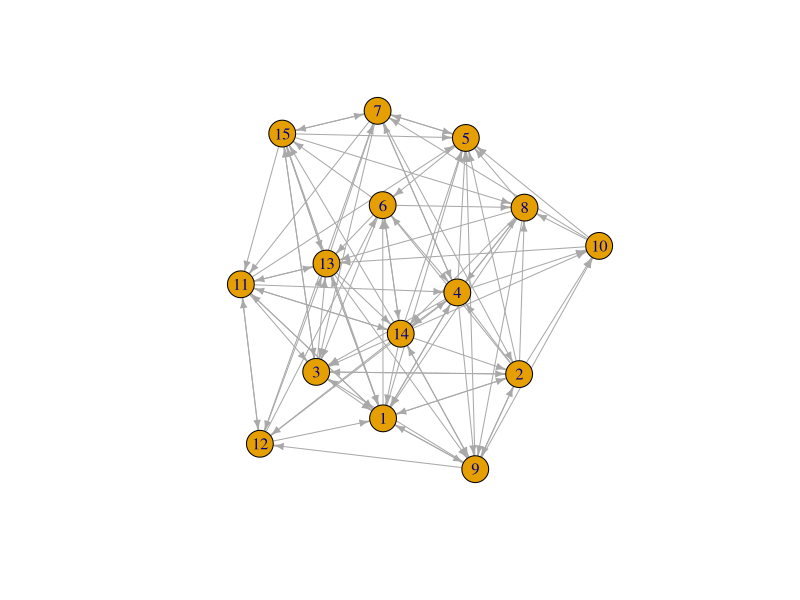
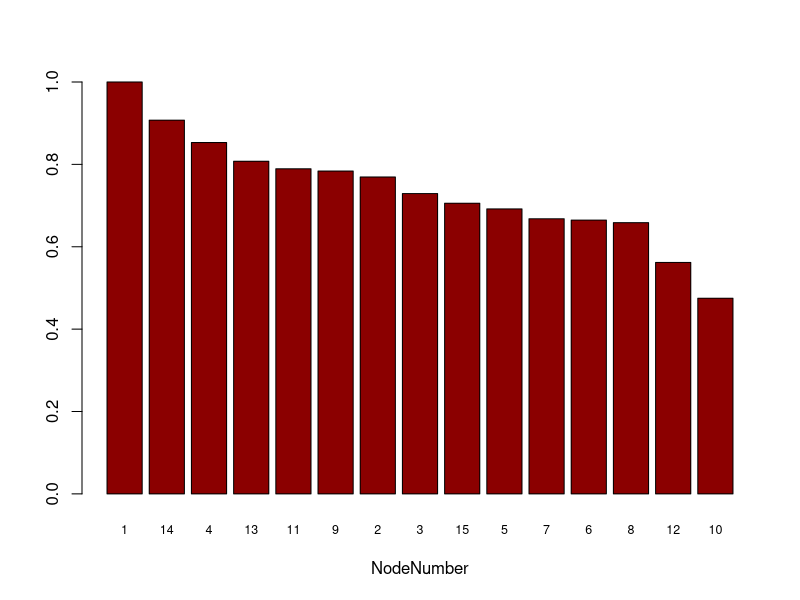

Source code (R) for these figures, in order:
library(igraph)
#FUNCTION FOR RISK INCREMENT AND DECOMP
NetRisk = function(Ri ,X) {
  S = sqrt(t(Ri) %*%X%*%Ri)
  RiskIncr = 0.5 * (X%*%Ri + t(X) %*%Ri)/S[1,1]
  RiskDecomp = RiskIncr * Ri
  result = list(S,RiskIncr ,RiskDecomp)
}

#we generate a network of 15 banks by creating a random graph.
#CREATE ADJ MATRIX
e = floor(runif(15*15)*2)
X=matrix(e,15,15)
diag(X) = 1
#GRAPH NETWORK: plot of the assets and the links with directed arrow
na = length(diag(X))
Y=X; diag(Y)=0
g = graph.adjacency(Y)
plot.igraph(g,layout=layout.fruchterman.reingold,
             edge.arrow.size=0.5,vertex.size=15,
             vertex.label=seq(1,na))
#CREATE CREDIT SCORES
Ri =matrix(floor(runif(na)*4),na,1)
Ri
#COMPUTE OVER ALL RISK SCORE AND RISK INCREMENT
res =NetRisk(Ri,X)
S = res[[1]]; print(c("Risk Score" ,S))
RiskIncr = res[[2]]
               
#NETWORK FRAGILITY
deg = rowSums(X)-1
frag =mean(deg^2)/mean(deg)
print(c("Fragility score = ",frag))

#NODE EIGEN VALUE CENTRALITY
cent = evcent(g)$vector
print("Normalized Centrality Scores")
print(cent)
sorted_cent = sort(cent,decreasing=TRUE,index.return=TRUE)
Scent = sorted_cent$x
idxScent = sorted_cent$ix
barplot(t(Scent),col="dark red",xlab="NodeNumber", names.arg=idxScent,cex.names=0.75)
print ( diameter(g))
